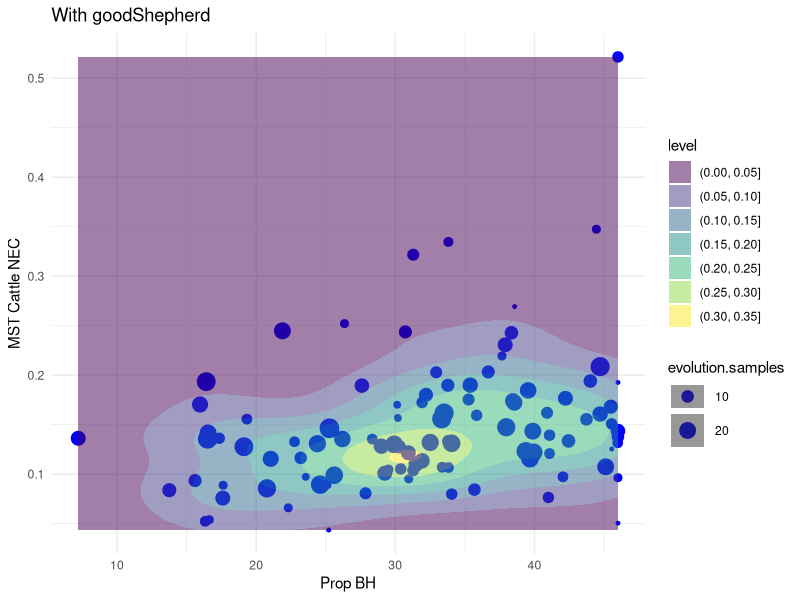
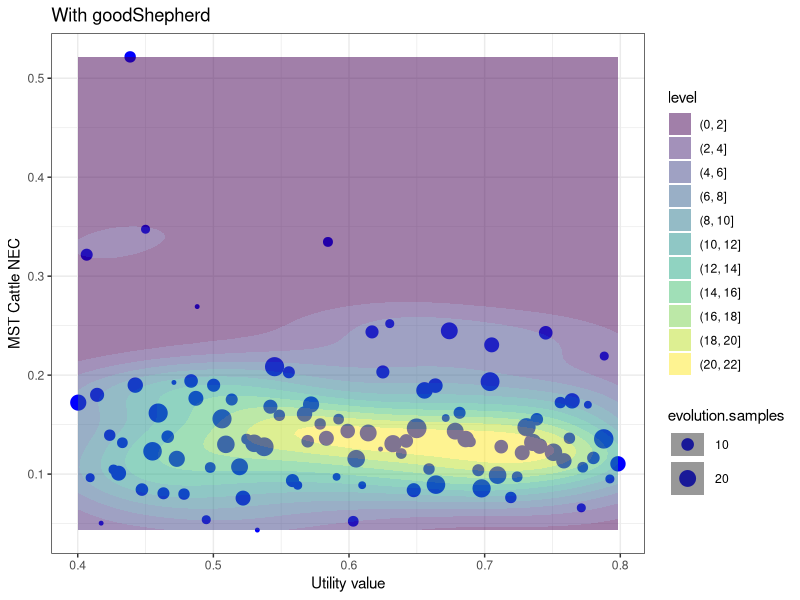
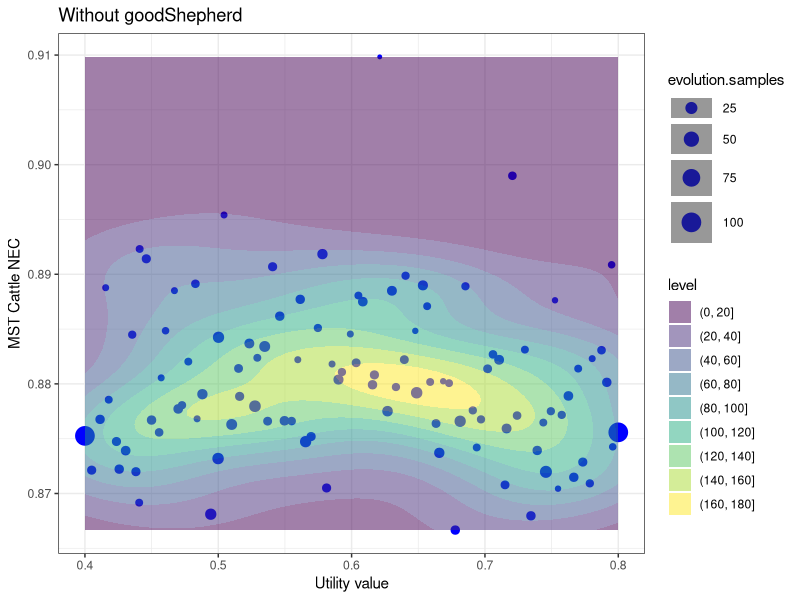
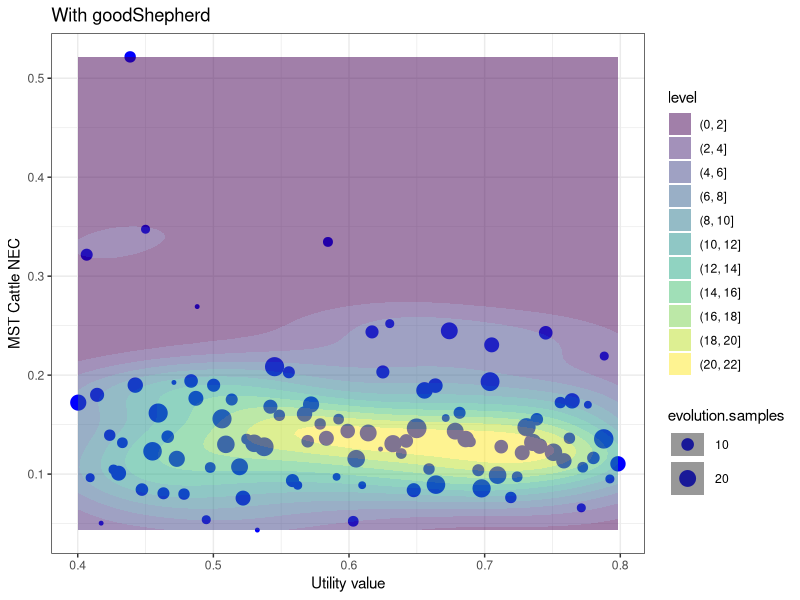
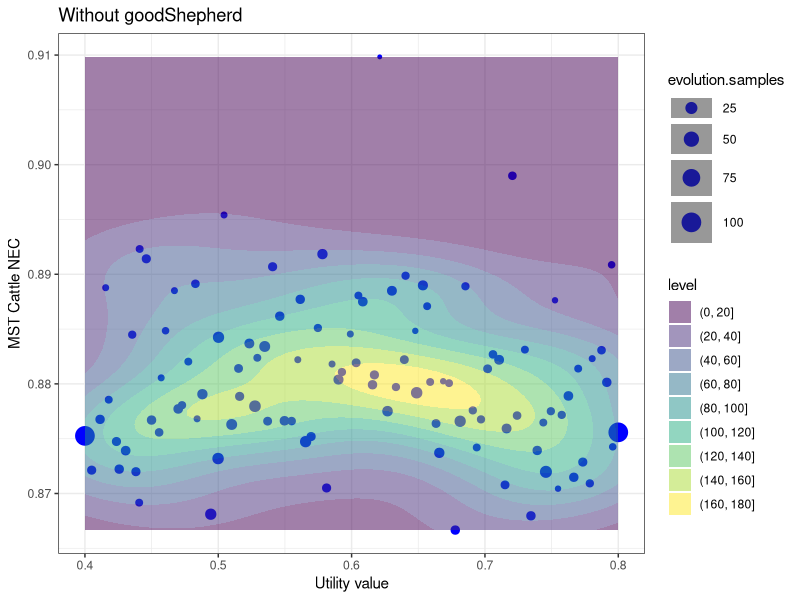

Generate these figures, in order, with R:
# Charger la bibliothèque ggplot2 pour la visualisation
library(ggplot2)

setwd(dirname(rstudioapi::getActiveDocumentContext()$path))

# Lire deux jeux de données CSV contenant les résultats de simulations ou de profils
data <- read.csv("../results/M1_results_Profile_FUt_060525.csv") ## data avec les "goodshepherd
data2 <- read.csv("../results/M1_results_Profile_FUt_050525.csv") ## data sans goodShepherd

# Inverser les valeurs de "objective.MSTCattleNEC" dans les deux datasets (probablement pour changer le sens d'interprétation)
data$objective.MSTCattleNEC <- data$objective.MSTCattleNEC * -1
data2$objective.MSTCattleNEC <- data2$objective.MSTCattleNEC * -1

# ---------------------------------------
# PREMIER PLOT : proportionBigHerders vs objective.MSTCattleNEC avec density + points
# ---------------------------------------

ggplot(data, aes(x = proportionBigHerders, y = objective.MSTCattleNEC, size = evolution.samples)) +
  geom_point(color = "blue") +                          # Ajouter les points, taille selon evolution.samples
  geom_density_2d_filled(alpha = 0.5) +                  # Ajouter la densité remplie avec transparence (pour voir la concentration des points)
  # geom_hline(yintercept = )+                           # (Optionnel / commenté) possibilité d'ajouter une ligne horizontale à une valeur donnée
  labs(x = "Prop BH", y = "MST Cattle NEC",              # Étiquettes des axes et titre
       title = "With goodShepherd") +
  theme_minimal()                                       # Thème graphique minimaliste (fond blanc/gris clair)

# ---------------------------------------
# DEUXIÈME PLOT : FUtility vs objective.MSTCattleNEC avec density + points (Dataset 1)
# ---------------------------------------

ggplot(data, aes(x = FUtility, y = objective.MSTCattleNEC, size = evolution.samples)) +
  geom_point(color = "blue") +                          # Ajouter les points
  geom_density_2d_filled(alpha = 0.5) +                  # Ajouter la densité remplie
  # geom_hline(yintercept = )+                           # (Optionnel) ajouter une ligne horizontale
  labs(x = "Utility value", y = "MST Cattle NEC",        # Étiquettes des axes et titre
       title = "With goodShepherd") +
  theme_bw()                                            # Thème graphique fond blanc/noir (plus contrasté)

# Enregistrer le graphique précédent dans un fichier image PNG
ggsave("github/DundiNetLogo/img/M1_profil_withGShepherd.png")

# ---------------------------------------
# TROISIÈME PLOT : FUtility vs objective.MSTCattleNEC avec density + points (Dataset 2)
# ---------------------------------------

ggplot(data2, aes(x = FUtility, y = objective.MSTCattleNEC, size = evolution.samples)) +
  geom_point(color = "blue") +                          # Ajouter les points
  geom_density_2d_filled(alpha = 0.5) +                  # Ajouter la densité remplie
  # geom_hline(yintercept = )+                           # (Optionnel) ajouter une ligne horizontale
  labs(x = "Utility value", y = "MST Cattle NEC",        # Étiquettes des axes et titre
       title = "Without goodShepherd") +
  theme_bw()                                            # Thème graphique noir/blanc

# Enregistrer ce deuxième graphique dans un fichier image PNG
ggsave("github/DundiNetLogo/img/M1_profil_withoutGShepherd.png")
